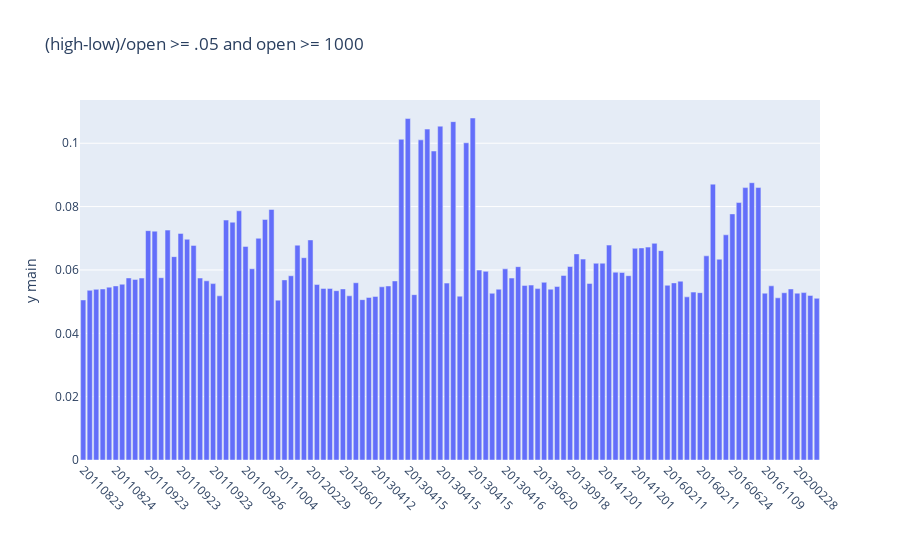

Here is the notebook cell this chart was saved with:
### Code cell
dfgbb = df_gold_big_bars.sort_values('settle_date')
dfgbb.index = list(range(len(dfgbb)))
dfgbb['num'] = dfgbb.index
iplot(plotly_plot(df_in=dfgbb[['num','hilo_perc']],
                  x_column='num',bar_plot=True,
                  plot_title='(high-low)/open >= .05 and open >= 1000',
                  x_value_labels=dfgbb.settle_date.values))
